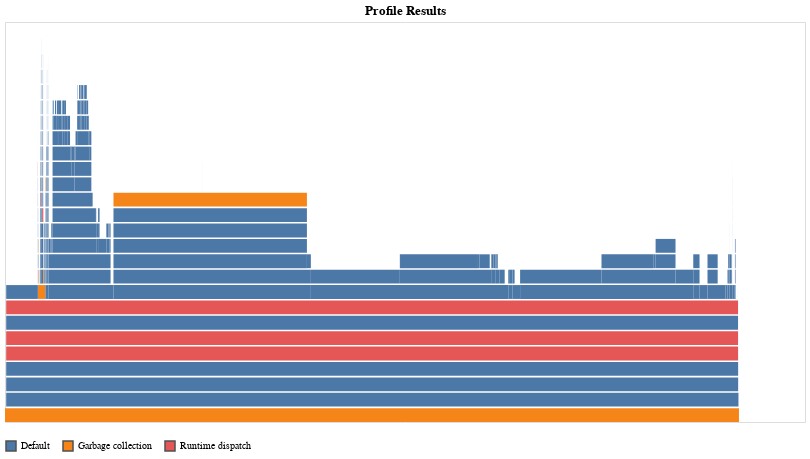

Notebook source saved alongside this figure:
### Code cell
@profile main("/home/debr/codejams/julia/work/2017/WF/D.in")
Profile.clear()
@profile main("/home/debr/codejams/julia/work/2017/WF/D.in4")
ProfileVega.view()

### Figure 1 — Vega-Lite specification as saved in the notebook (floating-point values rounded to 4 significant figures; data arrays with more than 128 entries replaced by an {"elided": "..."} marker saying what was removed)
{"data": {"values": {"elided": "746 records"}}, "encoding": {"color": {"field": "status", "legend": {"orient": "bottom", "title": null}, "type": "nominal"}, "fillOpacity": {"condition": [{"selection": "highlight", "value": 0.6}, {"selection": "select", "value": 0.5}], "value": 1}, "strokeWidth": {"condition": [{"selection": "highlight", "value": 0.5}, {"selection": "select", "value": 0.5}], "value": 0}, "tooltip": {"field": "sf", "type": "nominal"}, "x": {"axis": null, "field": "x1", "type": "quantitative"}, "x2": {"field": "x2", "type": "quantitative"}, "y": {"axis": null, "field": "level", "type": "quantitative"}, "y2": {"field": "level2", "type": "quantitative"}}, "height": 400, "mark": {"stroke": "#505050", "type": "rect"}, "selection": {"grid": {"bind": "scales", "type": "interval"}, "highlight": {"empty": "none", "on": "mouseover", "type": "single"}, "select": {"empty": "none", "type": "multi"}}, "title": "Profile Results", "transform": [{"as": "level2", "calculate": "datum.level+0.9"}], "width": 800}
